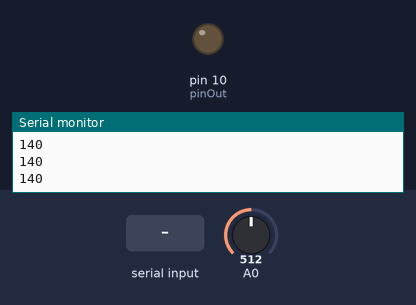
A sketch run on a simulated Arduino Uno, built with avr-gcc and run on an emulated ATmega328P. Parts: output pins drawn as LEDs (lit = HIGH), the last lines printed to the serial monitor. Inputs (shaded band) come from the test bench; at power-on: A0 = 512.

Above: at 1.2 s.
1.3 s: "1" received over Serial
At 3.4 s:
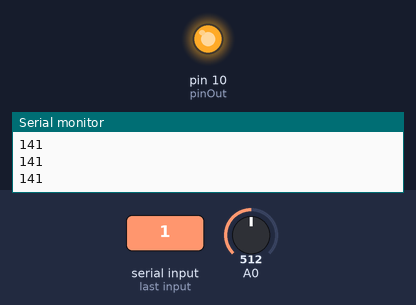
3.8 s: "0" received over Serial
At 5.5 s:
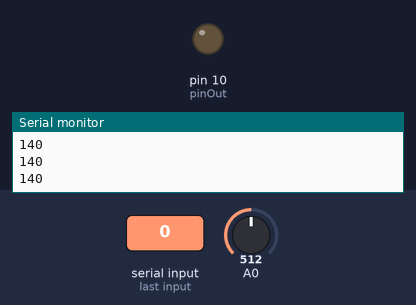
Timing chart, 0 to 7.0 s (numbered marks = the images above; inputs shaded):
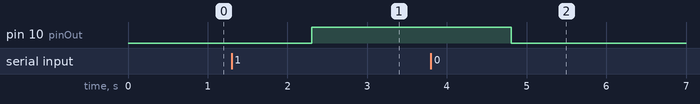

The sketch:

outletGuard.ino
```cpp
#include <math.h>

  int pinOut = 10; //power relay
  char message[2] ;
  int val;
  String str;
  String incomingByte;
  String state = "0";

void setup() {
  Serial.begin(9600);
  pinMode(10, OUTPUT);
}

void loop() {

  val=analogRead(0);
  int light = (val/100) - 1; //read the value between 1-9 from photoresistor
  if (Serial.available() > 0) {//if value received from brainduino

    incomingByte = Serial.readString(); //integer received from brainduino

    if(incomingByte[0] == '1'){ //if 1 open the current flow
      digitalWrite(pinOut, HIGH);
      state = '1'; //state of the connection is 1 meaning its open
    }
    else { //close the current flow
      digitalWrite(pinOut, LOW);
      state = '0';//state of the connection is 0 meaning its closed
    }
  }
   //else read the value from photoresistor and send it to brainduino
  if (light >= 9){ //if value of the light variable is equal or grater than 9
    str=String(9); //convert it to string
    str.toCharArray(message,2); //convert to char and insert into char array
  }
  else { //if value of the light variable is less than 9
    str=String(light); //convert it to string
    str.toCharArray(message,2); //convert to char and insert into char array
  }

  Serial.print('1'); //serial print 1 which is an arbitrary integer informing brainduino that signal comes from Oulet Guard Arduino
  Serial.print(message[0]); //serial print value of the light
  Serial.println(state); //serial print the state of the connection

  delay(100);
}
```

Measured:
- after the input at 1.3 s, pin 10 (pinOut): LOW → HIGH after 1.0 s
- after the input at 3.8 s, pin 10 (pinOut): HIGH → LOW after 1.0 s
